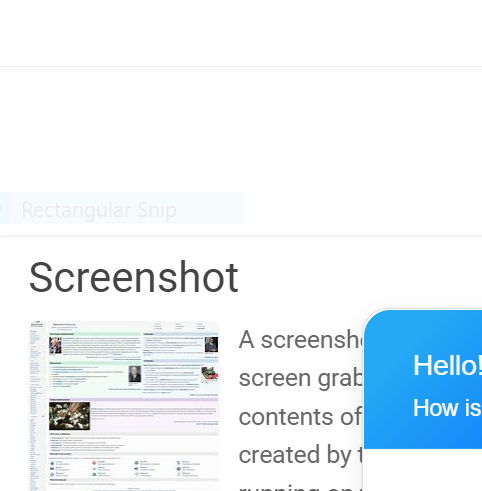
#> input picture opencv/Capture.PNG, 482 x 491 px
$ python add_images.py
#> lines starting #> are read from the running program, lines starting #| are printed output that depends on the picture
import cv2 as cv
img1=cv.imread("Capture.PNG",1)
#> img1 is the input picture: shape (491, 482, 3); mean B, G, R 247.5, 241.7, 232.9
img2=cv.imread("Default.jpg",1)
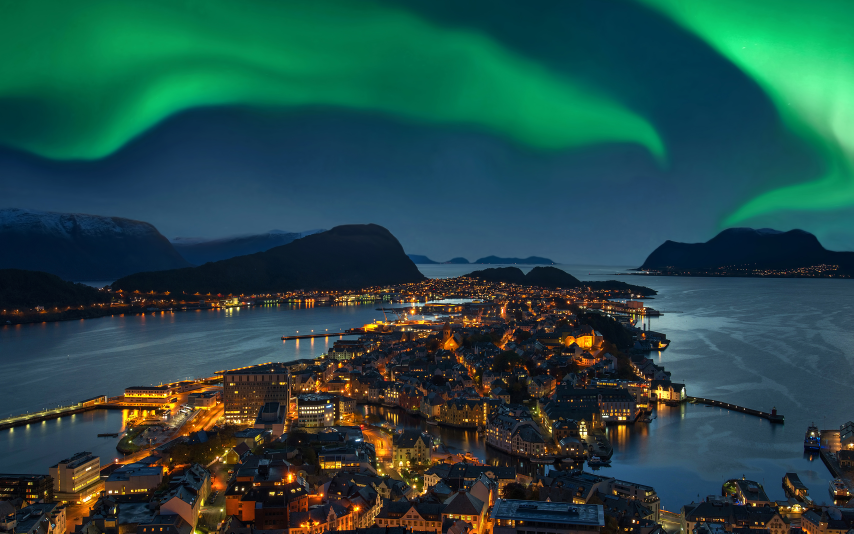
#> input picture opencv/Default.jpg, 2560 x 1600 px (shown at 1/3 size)
#> img2 is the input picture: shape (1600, 2560, 3); mean B, G, R 70.9, 74.2, 34.7
img2=cv.resize(img2,(512,512))
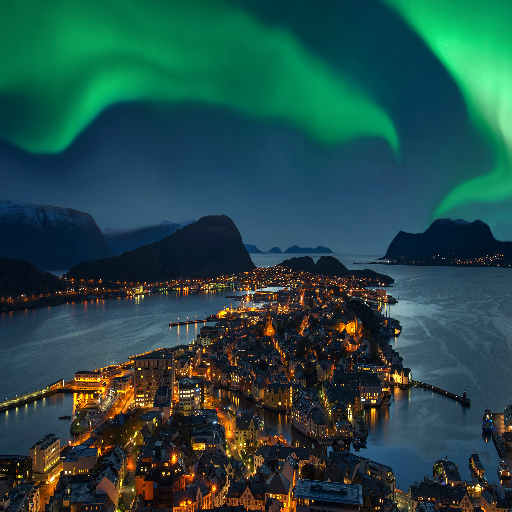
#> img2: shape (512, 512, 3); mean B, G, R 70.9, 74.1, 34.7
img1=cv.resize(img1,(512,512))
#> img1: shape (512, 512, 3)

final_img=cv.add(img1,img2)
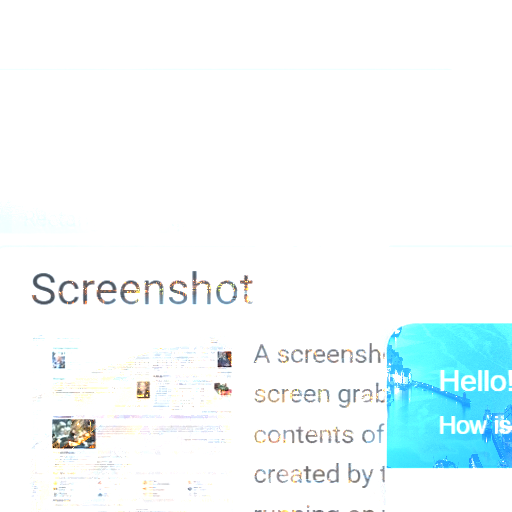
#> final_img: shape (512, 512, 3); mean B, G, R 251.6, 250.2, 240.8

cv.imshow("image",final_img)
key=cv.waitKey(0)
#> (key q is pressed here)
if key==ord("q"):
    cv.destroyAllWindows()
